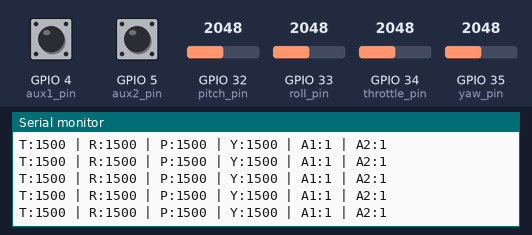
Bench run of a sketch on a simulated ESP32. On the bench: the last lines printed to the serial monitor. The inputs (shaded band) are chosen by the test bench; at power-on: GPIO 32 (pitch_pin) = 2048, GPIO 33 (roll_pin) = 2048, GPIO 34 (throttle_pin) = 2048, GPIO 35 (yaw_pin) = 2048, GPIO 4 (aux1_pin) HIGH, GPIO 5 (aux2_pin) HIGH.

Above: at 1.2 s.
1.3 s: GPIO 32 (pitch_pin) set to 2866
At 1.8 s:
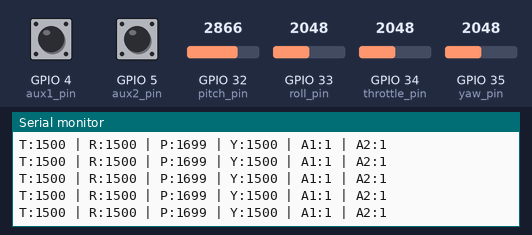
2.8 s: GPIO 33 (roll_pin) set to 2866
At 3.6 s:
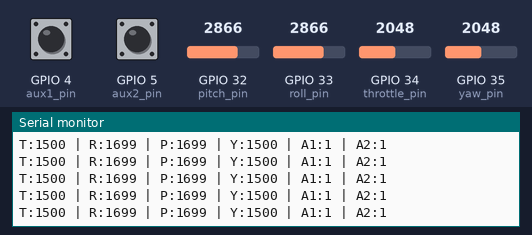
4.3 s: GPIO 34 (throttle_pin) set to 2866
At 4.9 s:
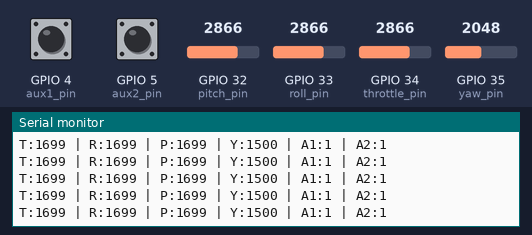
5.8 s: GPIO 35 (yaw_pin) set to 2866
At 6.3 s:
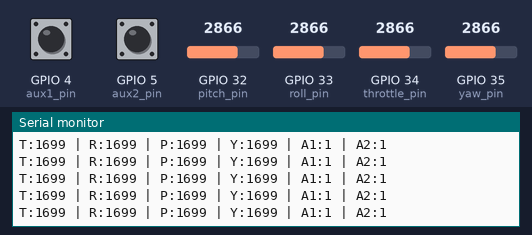

Measured:
- after the input at 1.3 s, the serial monitor: prints a new line at once (image 1)
- after the input at 2.8 s, the serial monitor: prints a new line at once (image 2)
- after the input at 4.3 s, the serial monitor: prints a new line at once (image 3)
- after the input at 5.8 s, the serial monitor: prints a new line at once (image 4)

The sketch:

transmitter.ino
```cpp
#include <esp_now.h>
#include <WiFi.h>

// REPLACE WITH YOUR RECEIVER MAC ADDRESS
uint8_t broadcastAddress[] = {0x38, 0x18, 0x2B, 0x8B, 0xC8, 0x48};

// --- Deadzone Settings ---
// Increase these values if the sticks "drift" while centered
const int ROLL_DEADZONE  = 40;
const int PITCH_DEADZONE = 40;
const int YAW_DEADZONE   = 100;

typedef struct struct_message {
    int roll; int pitch; int throttle; int yaw;
    int aux1; int aux2;
} struct_message;

struct_message myData;
esp_now_peer_info_t peerInfo;

// Pin Definitions
const int throttle_pin = 34;
const int roll_pin     = 33;
const int pitch_pin    = 32;
const int yaw_pin      = 35;
const int aux1_pin     = 4; // D4
const int aux2_pin     = 5; // D5

void setup() {
  Serial.begin(115200);
  WiFi.mode(WIFI_STA);

  if (esp_now_init() != ESP_OK) {
    Serial.println("Error initializing ESP-NOW");
    return;
  }

  memcpy(peerInfo.peer_addr, broadcastAddress, 6);
  peerInfo.channel = 0;
  peerInfo.encrypt = false;
  if (esp_now_add_peer(&peerInfo) != ESP_OK) {
    Serial.println("Failed to add peer");
    return;
  }

  pinMode(aux1_pin, INPUT_PULLUP);
  pinMode(aux2_pin, INPUT_PULLUP);

  Serial.println("Transmitter Initialized. Deadzones active on R, P, and Y.");
}

void loop() {
  // 1. Read Raw Values
  int rawThrottle = analogRead(throttle_pin);
  int rawRoll     = analogRead(roll_pin);
  int rawPitch    = analogRead(pitch_pin);
  int rawYaw      = analogRead(yaw_pin);

  // 2. Process Throttle (No deadzone usually needed)
  myData.throttle = map(rawThrottle, 0, 4095, 1000, 2000);

  // 3. Process Roll with Deadzone
  int tempRoll = map(rawRoll, 0, 4095, 1000, 2000);
  if (abs(tempRoll - 1500) < ROLL_DEADZONE) {
    myData.roll = 1500;
  } else {
    myData.roll = tempRoll;
  }

  // 4. Process Pitch with Deadzone
  int tempPitch = map(rawPitch, 0, 4095, 1000, 2000);
  if (abs(tempPitch - 1500) < PITCH_DEADZONE) {
    myData.pitch = 1500;
  } else {
    myData.pitch = tempPitch;
  }

  // 5. Process Yaw with Deadzone
  int tempYaw = map(rawYaw, 0, 4095, 1000, 2000);
  if (abs(tempYaw - 1500) < YAW_DEADZONE) {
    myData.yaw = 1500;
  } else {
    myData.yaw = tempYaw;
  }

  // 6. Read Switches
  myData.aux1 = digitalRead(aux1_pin);
  myData.aux2 = digitalRead(aux2_pin);

  // 7. Serial Print for Debugging
  Serial.print("T:");  Serial.print(myData.throttle);
  Serial.print(" | R:");  Serial.print(myData.roll);
  Serial.print(" | P:");  Serial.print(myData.pitch);
  Serial.print(" | Y:");  Serial.print(myData.yaw);
  Serial.print(" | A1:"); Serial.print(myData.aux1);
  Serial.print(" | A2:"); Serial.println(myData.aux2);

  // 8. Send via ESP-NOW
  esp_now_send(broadcastAddress, (uint8_t *) &myData, sizeof(myData));

  delay(20);
}
```
